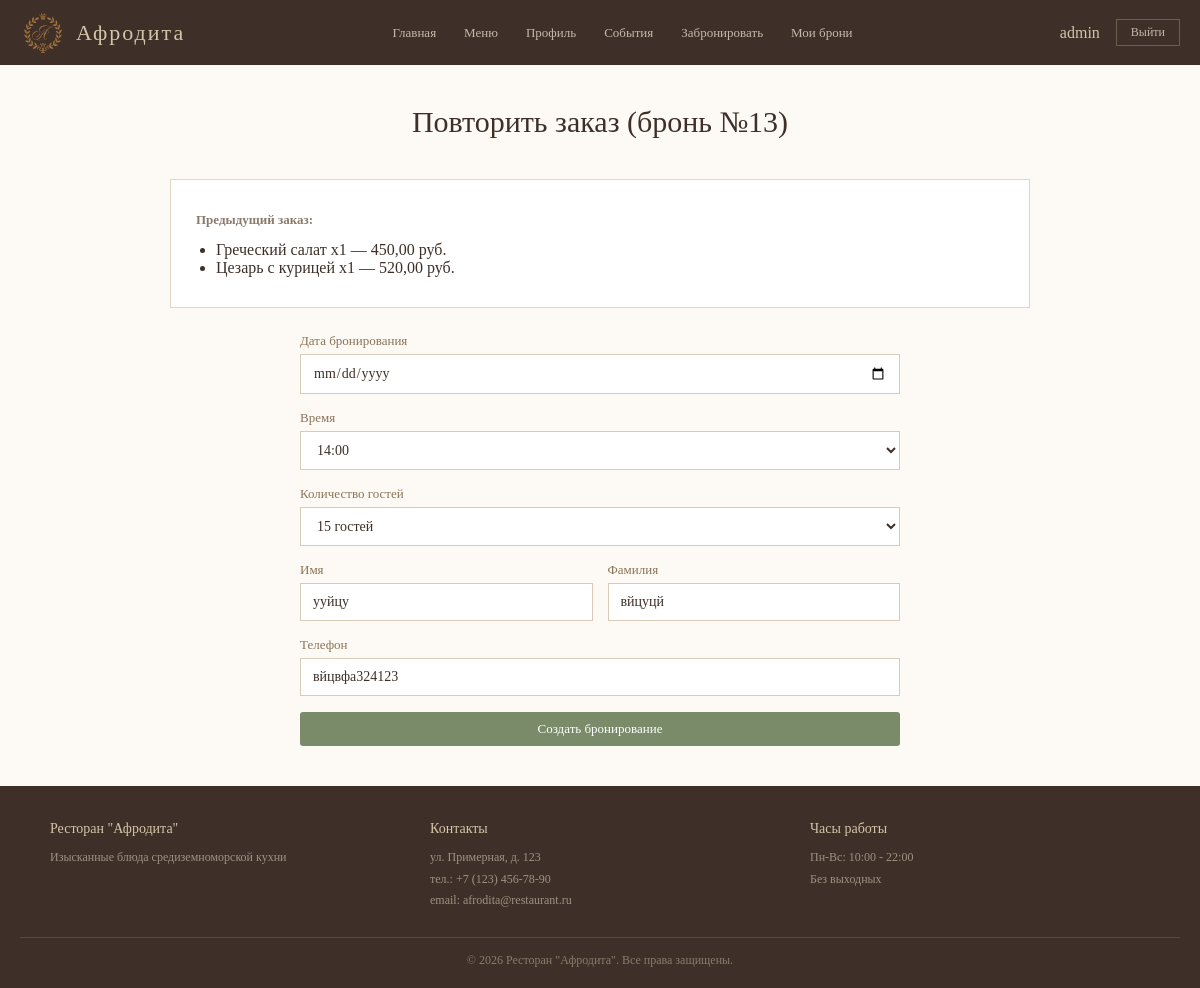
/repeat-order/26/ (signed in), run on the app's committed database.
### reservations/models.py (models this page shows, shortened)
class Reservation(models.Model):
    STATUS_CHOICES = [
        ('pending', 'Ожидает подтверждения'),
        ('confirmed', 'Подтверждено'),
        ('cancelled', 'Отменено'),
        ('completed', 'Завершено'),
    ]
    user = models.ForeignKey(User, on_delete=models.CASCADE, verbose_name="Клиент")
    user_number = models.IntegerField(default=0, verbose_name="Номер брони у пользователя")
    first_name = models.CharField(max_length=50, verbose_name="Имя", default='')
    last_name = models.CharField(max_length=50, verbose_name="Фамилия", default='')
    date = models.DateField(verbose_name="Дата")
    time = models.CharField(max_length=5, verbose_name="Время")
    guests_count = models.IntegerField(verbose_name="Количество гостей")
    status = models.CharField(max_length=20, choices=STATUS_CHOICES, default='pending', verbose_name="Статус")
    phone = models.CharField(max_length=20, verbose_name="Телефон")
    created_at = models.DateTimeField(auto_now_add=True, verbose_name="Дата создания")
    class Meta:
        verbose_name = "Бронирование"
        verbose_name_plural = "Бронирования"
        ordering = ['-date', '-time']

class OrderItem(models.Model):
    order = models.ForeignKey(Order, on_delete=models.CASCADE, related_name='items', verbose_name="Заказ")
    menu_item = models.ForeignKey(MenuItem, on_delete=models.CASCADE, verbose_name="Блюдо")
    quantity = models.IntegerField(default=1, verbose_name="Количество")
    price = models.DecimalField(max_digits=10, decimal_places=2, verbose_name="Цена")
    class Meta:
        verbose_name = "Позиция заказа"
        verbose_name_plural = "Позиции заказа"
    @property
    def total_price(self):
        return self.price * self.quantity

class MenuItem(models.Model):
    category = models.ForeignKey(MenuCategory, on_delete=models.CASCADE, verbose_name="Категория")
    name = models.CharField(max_length=200, verbose_name="Название блюда")
    description = models.TextField(blank=True, verbose_name="Описание")
    composition = models.TextField(blank=True, verbose_name="Состав")
    price = models.DecimalField(max_digits=10, decimal_places=2, verbose_name="Цена")
    weight = models.CharField(max_length=50, blank=True, verbose_name="Вес/Объем")
    image = models.ImageField(upload_to='menu/', blank=True, null=True, verbose_name="Фото блюда")
    is_available = models.BooleanField(default=True, verbose_name="Доступно")
    class Meta:
        verbose_name = "Блюдо"
        verbose_name_plural = "Блюда"
        ordering = ['category', 'name']

### reservations/views.py (the view)
# urls.py: path('repeat-order/<int:reservation_id>/', views.repeat_order, name='repeat_order'),
@login_required
def repeat_order(request, reservation_id):
    old_reservation = get_object_or_404(Reservation, id=reservation_id, user=request.user)
    if request.method == 'POST':
        form = ReservationForm(request.POST)
        if form.is_valid():
            new_reservation = form.save(commit=False)
            new_reservation.user = request.user
            new_reservation.save()
            if hasattr(old_reservation, 'order'):
                new_order = Order.objects.create(reservation=new_reservation)
                for item in old_reservation.order.items.all():
                    OrderItem.objects.create(
                        order=new_order,
                        menu_item=item.menu_item,
                        quantity=item.quantity,
                        price=item.menu_item.price
                    )
            messages.success(request, f'Создано новое бронирование №{new_reservation.user_number}!')
            return redirect('order_food', reservation_id=new_reservation.id)
    else:
        form = ReservationForm(initial={
            'date': old_reservation.date,
            'time': old_reservation.time,
            'guests_count': old_reservation.guests_count,
            'first_name': old_reservation.first_name,
            'last_name': old_reservation.last_name,
            'phone': old_reservation.phone,
        })
    return render(request, 'reservations/repeat_order.html', {
        'form': form,
        'old_reservation': old_reservation,
    })

### templates/reservations/repeat_order.html (shortened to what this page needs)
{% extends 'reservations/base.html' %}
{% block content %}
<div class="container">
    <h2>Повторить заказ (бронь №{{ old_reservation.user_number }})</h2>
    <div class="offer-card" style="margin-bottom: 25px; text-align: left;">
        <p><strong>Предыдущий заказ:</strong></p>
        {% if old_reservation.order %}
        <ul style="margin: 10px 0 0 20px;">
            {% for item in old_reservation.order.items.all %}
            <li>{{ item.menu_item.name }} x{{ item.quantity }} — {{ item.total_price }} руб.</li>
            {% endfor %}
        </ul>
        {% endif %}
    </div>
    <div style="max-width: 600px; margin: 0 auto;">
        <form method="post" novalidate>
            <div class="form-group">
                <label>Дата бронирования</label>
                {{ form.date }}
            </div>
            <div class="form-group">
                <label>Время</label>
                {{ form.time }}
            </div>
            <div class="form-group">
                <label>Количество гостей</label>
                {{ form.guests_count }}
            </div>
            <div style="display: flex; gap: 15px;">
                <div class="form-group" style="flex: 1;">
                    <label>Имя</label>
                    {{ form.first_name }}
                </div>
                <div class="form-group" style="flex: 1;">
                    <label>Фамилия</label>
                    {{ form.last_name }}
                </div>
            </div>
            <div class="form-group">
                <label>Телефон</label>
                {{ form.phone }}
            </div>
            <button type="submit" class="btn btn-success" style="width: 100%;">Создать бронирование</button>
        </form>
    </div>
</div>
{% endblock %}

### templates/reservations/base.html (shortened to what this page needs)
{% load static %}
<!DOCTYPE html>
<html lang="ru">
<head>
    <link href="{% static 'css/style.css' %}" rel="stylesheet">
</head>
<body>
    <div class="header">
        <div class="header-content">
            <div class="logo">
                <a href="/" style="display: flex; align-items: center; gap: 10px; text-decoration: none;">
                    <img src="{% static 'images/logo.svg' %}" alt="Афродита" style="height: 40px;">
                    <span style="color: #d4c4a8; font-size: 22px; letter-spacing: 2px;">Афродита</span>
                </a>
            </div>
            <div class="nav-links">
                <a href="/">Главная</a>
                <a href="/menu/">Меню</a>
                <a href="/profile/">Профиль</a>
                <a href="/events/">События</a>
                {% if user.is_authenticated %}
                    <a href="/reserve/">Забронировать</a>
                    <a href="/my-reservations/">Мои брони</a>
                {% endif %}
            </div>
            <div class="user-menu">
                {% if user.is_authenticated %}
                    <span class="username">{{ user.username }}</span>
                    <form method="post" action="/accounts/logout/" class="logout-form">
                        <button type="submit" class="logout-btn">Выйти</button>
                    </form>
                {% else %}
                    <a href="/register/">Регистрация</a>
                    <a href="/accounts/login/">Войти</a>
                {% endif %}
            </div>
        </div>
    </div>
    <div class="main-content">
        {% block content %}{% endblock %}
    </div>
    <footer class="footer">
        <div class="footer-content">
            <div class="footer-section">
                <h4>Ресторан "Афродита"</h4>
                <p>Изысканные блюда средиземноморской кухни</p>
            </div>
            <div class="footer-section">
                <h4>Контакты</h4>
                <p>ул. Примерная, д. 123</p>
                <p>тел.: +7 (123) 456-78-90</p>
                <p>email: afrodita@restaurant.ru</p>
            </div>
            <div class="footer-section">
                <h4>Часы работы</h4>
                <p>Пн-Вс: 10:00 - 22:00</p>
                <p>Без выходных</p>
            </div>
        </div>
        <div class="footer-bottom">
            <p>&copy; 2026 Ресторан "Афродита". Все права защищены.</p>
        </div>
    </footer>
</body>
</html>

### static/css/style.css (style rules this page uses)
html { overflow-y: scroll; }
*, *::before, *::after { margin: 0; padding: 0; box-sizing: border-box; }
html, body { height: 100%; }
body { font-family: 'Georgia', 'Times New Roman', serif; background: #fdfaf5; color: #3e3028; display: flex; flex-direction: column; min-height: 100vh; overflow-y: scroll; }
.header { background: #3e3028; position: sticky; top: 0; z-index: 1000; padding: 0 20px; }
.header-content { max-width: 1200px; margin: 0 auto; display: flex; align-items: center; justify-content: space-between; height: 65px; }
.logo { font-size: 22px; color: #d4c4a8; text-decoration: none; font-weight: normal; letter-spacing: 2px; }
.nav-links { display: flex; gap: 28px; }
.nav-links a { color: #c4b8a8; text-decoration: none; font-size: 13px; transition: 0.3s; }
.user-menu { display: flex; align-items: center; gap: 16px; }
.username { color: #d4c4a8; }
.logout-btn { background: none; border: 1px solid #6b5d50; color: #c4b8a8; padding: 5px 14px; cursor: pointer; font-size: 12px; font-family: 'Georgia', serif; }
.main-content { flex: 1; }
.container { max-width: 900px; margin: 0 auto; padding: 40px 20px; }
h2 { font-size: 30px; color: #3e3028; text-align: center; margin-bottom: 40px; font-weight: normal; }
.btn { display: inline-block; padding: 9px 20px; cursor: pointer; font-size: 13px; text-decoration: none; font-family: 'Georgia', serif; border: none; transition: 0.3s; border-radius: 3px; }
.btn-success { background: #7a8b6a; color: #fff; }
.form-group { margin-bottom: 16px; }
.form-group label { display: block; margin-bottom: 5px; color: #8b7355; font-size: 13px; }
.form-control { width: 100%; padding: 10px 12px; border: 1px solid #d9cbb8; font-size: 14px; color: #3e3028; font-family: 'Georgia', serif; background: #fff; }
.footer { background: #3e3028; padding: 35px 20px 20px; margin-top: auto; color: #c4b8a8; }
.footer-content { max-width: 1100px; margin: 0 auto; display: flex; justify-content: space-between; gap: 40px; flex-wrap: wrap; }
.footer-section { flex: 1; }
.footer-section h4 { color: #d4c4a8; margin-bottom: 10px; font-size: 14px; font-weight: normal; }
.footer-section p { font-size: 12px; color: #a09080; line-height: 1.8; }
.footer-bottom { text-align: center; font-size: 12px; color: #8b7b6b; margin-top: 25px; padding-top: 15px; border-top: 1px solid #5a4a3a; }
.offer-card { background: #fff; border: 1px solid #e0d5c7; padding: 30px 25px; text-align: center; transition: 0.3s; }
.offer-card p { color: #8b7b6b; font-size: 13px; line-height: 1.6; }

### data on the page
Reservation: user_number "13", time "14:00", guests_count "15 гостей", first_name "ууйцу", last_name "вйцуцй", phone "вйцвфа324123"
OrderItem: menu_item.name "Греческий салат", quantity "1", total_price "450,00"
OrderItem: menu_item.name "Цезарь с курицей", quantity "1", total_price "520,00"

### other printed values
{{ user.username }} "admin"
